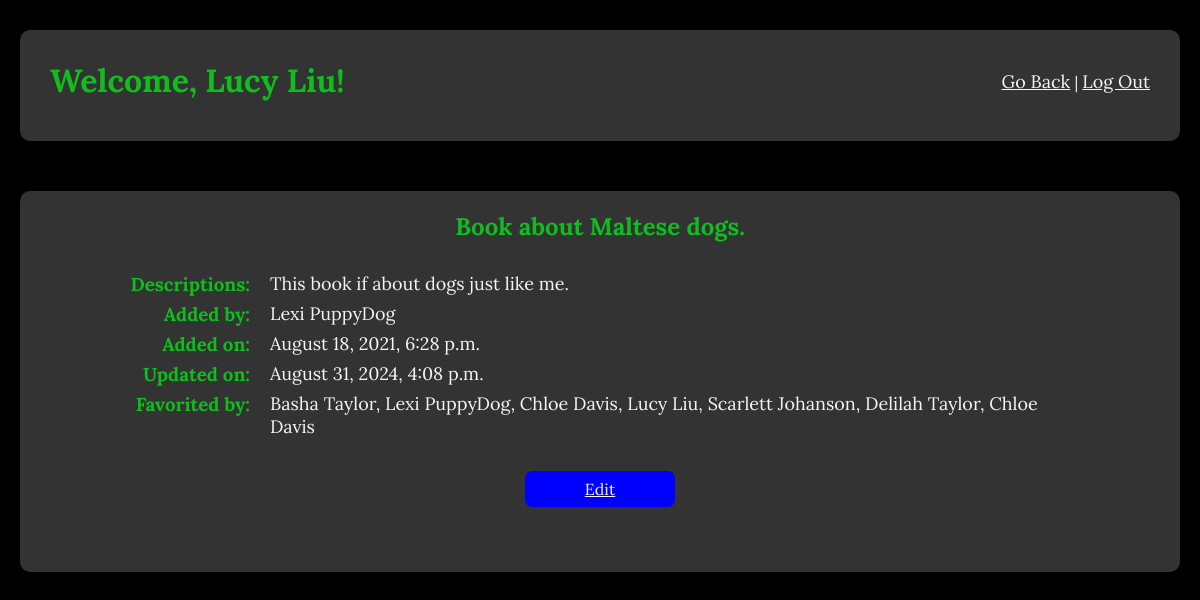
/books/9 (signed in), run on an earlier commit of the app's database.
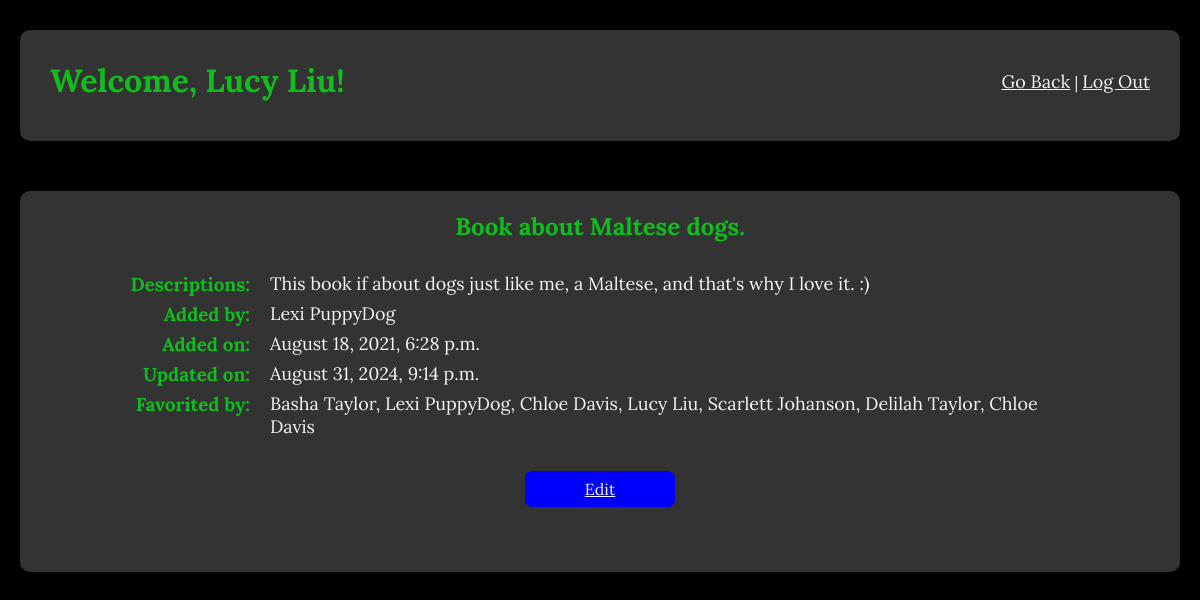
And on a later commit of the database.
### favorite_books_app/models.py (models this page shows)
class User(models.Model):
    first_name=models.CharField(max_length=45)
    last_name=models.CharField(max_length=45)
    email=models.CharField(max_length=255)
    password=models.CharField(max_length=255)
    created_at=models.DateTimeField(auto_now_add=True)
    updated_at=models.DateTimeField(auto_now=True)
    objects=UserManager()

class Book(models.Model):
    title = models.CharField(max_length = 255)
    description = models.CharField(max_length = 255)
    uploaded_by = models.ForeignKey(User, related_name="books_uploaded", on_delete=models.CASCADE)
    users_who_like = models.ManyToManyField(User, related_name = "liked_books")
    created_at = models.DateTimeField(auto_now_add=True)
    updated_at = models.DateTimeField(auto_now=True)
    objects = BookManager()

### favorite_books_app/views.py (the view)
# urls.py: path('books/<int:book_id>', views.show_one, name='show_book'),  # View a single book
def show_one(request, book_id):
    if 'userid' not in request.session:
        return redirect('/')  # Redirect to login page if user is not logged in
    book = get_object_or_404(Book, id=book_id)
    current_user = User.objects.get(id=request.session['userid'])
    context = {
        'book': book,
        'current_user': current_user,
    }
    return render(request, 'show_book.html', context)

### favorite_books_app/templates/show_book.html (shortened to what this page needs)
<!DOCTYPE html>
<html lang="en">
<head>
    {% load static %}
    <link rel="stylesheet" href="{% static 'css/show_book.css' %}">
</head>
<body>
    <div class="container">
        <div class="header">
            <h1>Welcome, {{ current_user.first_name }} {{ current_user.last_name }}!</h1><br>
            <div class="links">
                <a href="{% url 'list_books' %}">Go Back</a> | <a id="log_out" href="/">Log Out</a>
            </div>
        </div>
        <div class="main">
            <div class="content">
                <h2>{{ book.title }}</h2>
                <div>
                    <h3>Descriptions: </h3>
                    <p>{{ book.description }}</p>
                </div>
                <div>
                    <h3>Added by: </h3>
                    <p>{{ book.uploaded_by.first_name }} {{ book.uploaded_by.last_name }}</p>
                </div>
                <div>
                    <h3>Added on: </h3>
                    <p>{{ book.created_at|date:"F j, Y, g:i a" }}</p>
                </div>
                <div>
                    <h3>Updated on: </h3>
                    <p>{{ book.updated_at|date:"F j, Y, g:i a" }}</p>
                </div>
                <div>
                    <h3>Favorited by:</h3>
                    <p>{% if book.users_who_like.all %}
                            {% for user in book.users_who_like.all %}
                                {{ user.first_name }} {{ user.last_name }}{% if not forloop.last %}, {% endif %}
                            {% endfor %}
                        {% else %}
                            No one
                        {% endif %}
                    </p>
                </div>
            </div>
            <div class="button-wrapper">
                <a href="{% url 'edit_book' book.id %}" class="btn">Edit</a>
            </div>
        </div>
    </div>
</body>
</html>

### favorite_books_app/static/css/show_book.css (style rules this page uses)
* { margin: 0; padding: 0; box-sizing: border-box; font-family: Lora, serif; }
.container { display: flex; flex-direction: column; align-items: center; background-color: black; min-height: 100vh; padding: 20px; }
.header { display: flex; justify-content: space-between; margin: 10px; width: 100%; background-color:#333; color: white; padding: 10px 30px 10px 30px; border-radius: 10px; }
.links { color: whitesmoke; margin: 30px 0 30px 0; }
.main { display: flex; flex-direction: column; align-items: center; color: whitesmoke; margin: 40px; background-color: #333; padding: 20px 100px 20px 100px; border-radius: 10px; width: 100%; }
h1 { margin: 20px 0 30px 0; }
h1, h2 { color: rgb(15, 190, 29) }
h2 { text-align: center; margin-bottom: 30px; }
h3 { color: rgb(15, 190, 29); margin: 0; min-width: 160px; text-align: right; padding-right: 20px; }
.button-wrapper { display: flex; justify-content: center; gap: 10px; margin: 20px 0 45px 0; width: 100%; }
.btn { background-color: blue; color: whitesmoke; padding: 8px 15px; border: none; border-radius: 7px; cursor: pointer; font-size: 16px; transition: background-color 0.3s; max-width: 150px; text-align: center; }
.content { color: whitesmoke; display: flex; flex-direction: column; margin-bottom: 7px; }
.content > div { display: flex; align-items: flex-start; margin-bottom: 6px; }
h3 { color: rgb(15, 190, 29); margin: 0; min-width: 150px; text-align: right; padding-right: 20px; }
p, a { margin: 0; flex: 1; font-size: large; color: whitesmoke; }

What changed in the data, as far as the page shows it:
changed Book "Book about Maltese dogs.": description "This book if about dogs just like me." → "This book if about dogs just like me, a Maltese, and that's why I love it. :)"; updated_at "August 31, 2024, 4:08 p.m." → "August 31, 2024, 9:14 p.m."
